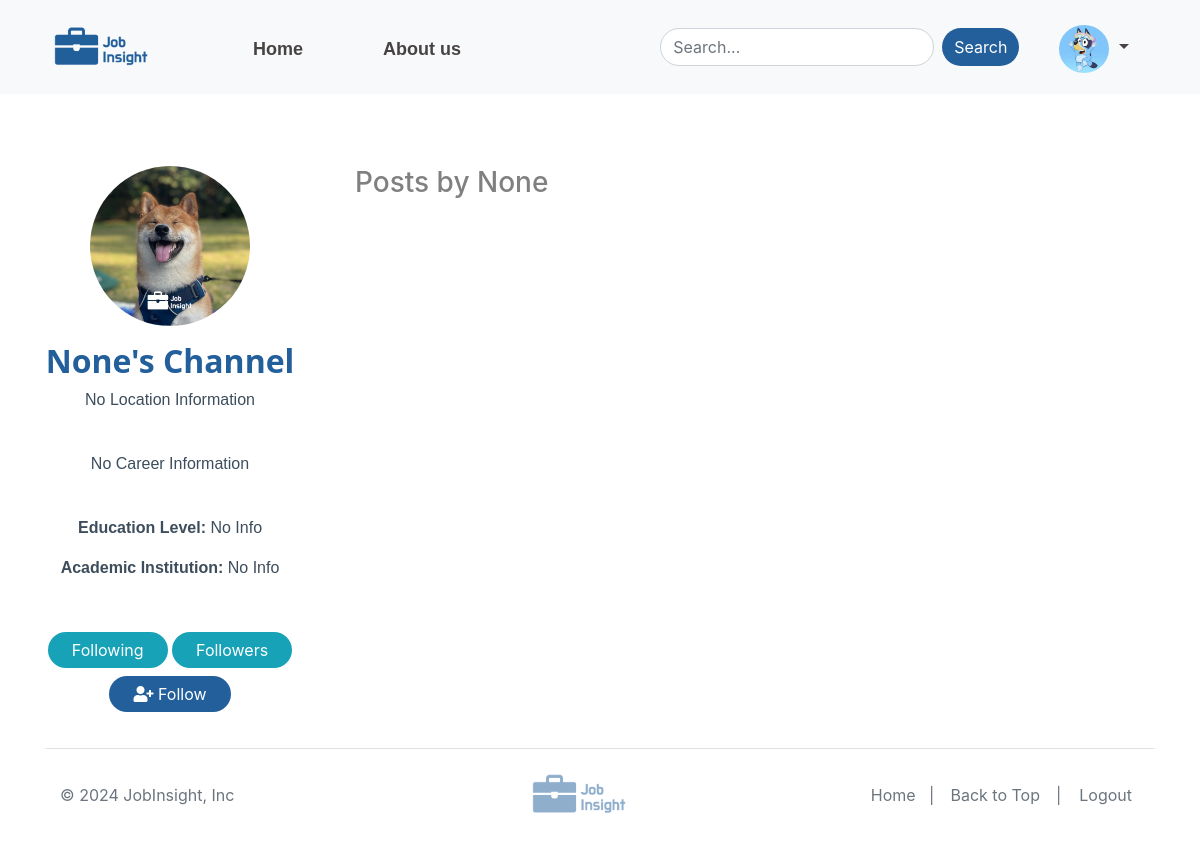
/channel/2 (signed in), run on an earlier commit of the app's database.
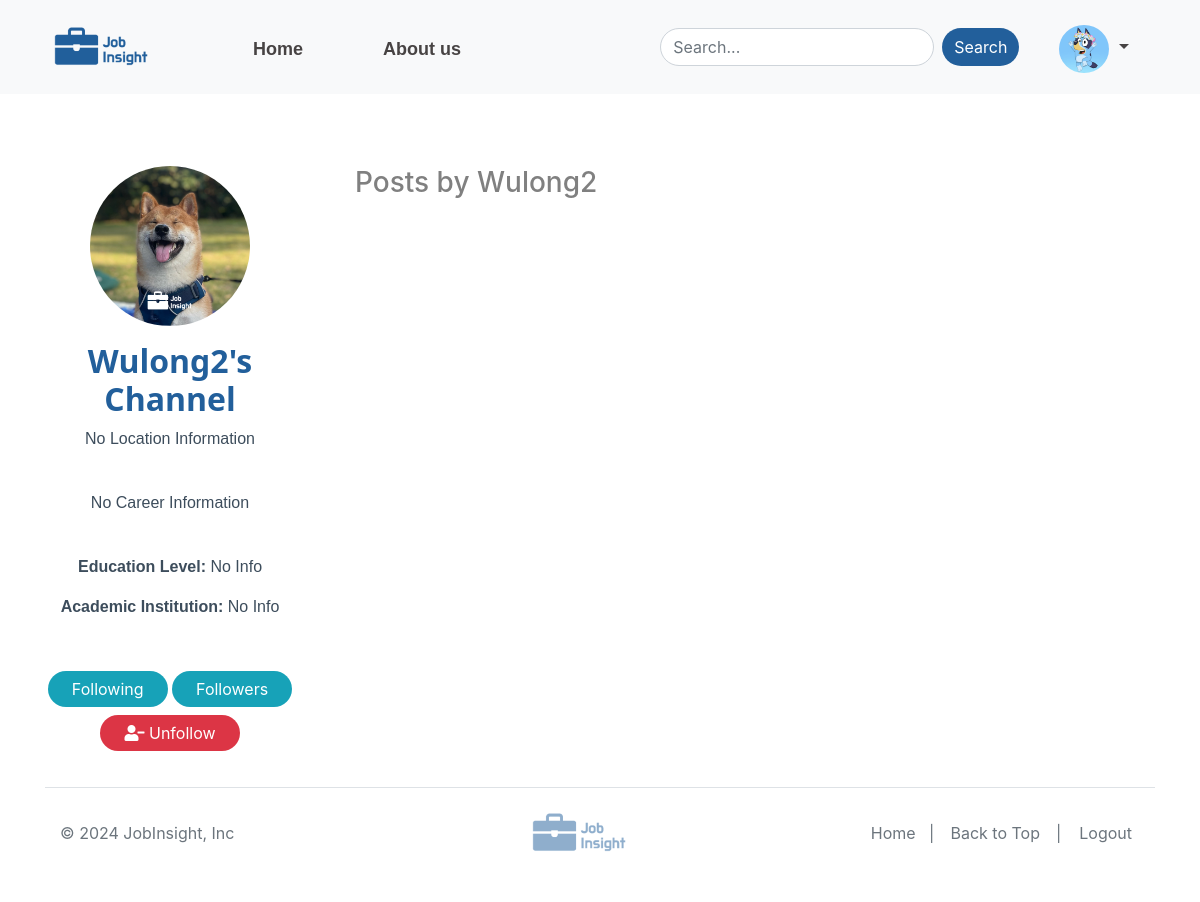
And on a later commit of the database.
### app/models.py (models this page shows)
class UserDetails(db.Model):
    __tablename__ = 'user_details'
    id = db.Column(db.Integer, db.ForeignKey('user.id'), primary_key=True)
    name = db.Column(db.String(80))
    address = db.Column(db.Text)
    img = db.Column(db.String(200))
    company = db.Column(db.String(100))
    city = db.Column(db.String(100))
    country = db.Column(db.String(100))
    phone = db.Column(db.Integer)
    job_title = db.Column(db.String(100))
    job_description = db.Column(db.Text)
    education_level = db.Column(db.String(100))
    academic_institution = db.Column(db.String(100))
    user = db.relationship('User', back_populates='details')

### app/routes.py (the view)
@main.route('/channel/<int:user_id>', methods=['GET', 'POST'])
def channel(user_id):
    user = User.query.get_or_404(user_id)
    is_own_channel = (current_user.is_authenticated and current_user.id == user_id)
    user_profile = UserDetails.query.filter_by(id=current_user.id).first() if current_user.is_authenticated else None
    other_user_profile = UserDetails.query.filter_by(id=user_id).first()
    posts = Post.query.filter_by(author_id=user_id).order_by(Post.created_at.desc()).all()  # fetch posts
    return render_template('channel.html', user=user, is_own_channel=is_own_channel, user_profile=user_profile, other_user_profile=other_user_profile, posts=posts, title='Channel')

### app/__init__.py (called while the page is built)
def create_app(Config_Name=DevelopmentConfig):
    app = Flask(__name__)
    if Config_Name == 'testing':
        app.config.from_object(TestingConfig)
    else:
        app.config.from_object(DevelopmentConfig)
    db.init_app(app)
    migrate.init_app(app, db)
    login_manager.init_app(app)
    @login_manager.user_loader
    def load_user(user_id):
        return User.query.get(int(user_id))
    from .routes import main as main_blueprint
    app.register_blueprint(main_blueprint)
    login_manager.login_view = 'main.login'
    login_manager.login_view = 'login'
    with app.app_context():
        from . import routes, models
        db.create_all()
    return app

### app/models.py (called while the page is built)
    def is_following(self, user):
        return self.following.filter_by(followed_id=user.id).first() is not None

### app/templates/channel.html (shortened to what this page needs)
{% extends "base.html" %}
{% block content %}
<div class="container-fluid userchannel">
  <div class="row">
    <div class="col-md-3 col-sm-12 text-center" style="margin-left: 20px;margin-right: 20px;">
      {% if is_own_channel %}
        <img src="{{ url_for('static', filename='user_icon/uploads/' + user_profile.img if user_profile.img else 'user_icon/default_user_icon.jpg') }}" alt="User Icon" class="profile-img rounded-circle mb-3" width="160" height="160">
      {% else %}
        <img src="{{ url_for('static', filename='user_icon/uploads/' + other_user_profile.img if other_user_profile.img else 'user_icon/default_user_icon.jpg') }}" alt="User Icon" class="profile-img rounded-circle mb-3" width="160" height="160">
      {% endif %}
      <h2 class="fw-light channeltitle">{{ other_user_profile.name }}'s Channel</h2>
          <div class="channeltext">
            <p>
              {% if other_user_profile.city or other_user_profile.country %}
                  {{ other_user_profile.city }} &nbsp; &nbsp;{{ other_user_profile.country }}
              {% else %}
                  No Location Information
              {% endif %}
          </p>
          <br>
          <p>
              {% if other_user_profile.job_title and other_user_profile.company %}
                  {{ other_user_profile.job_title }} in <strong>{{ other_user_profile.company }}</strong>
              {% elif other_user_profile.job_title %}
                  {{ other_user_profile.job_title }}
              {% elif other_user_profile.company %}
                  <strong>{{ other_user_profile.company }}</strong>
              {% else %}
                  No Career Information
              {% endif %}
          </p>
          <br>
          <p>
              <strong>Education Level:</strong>
              {{ other_user_profile.education_level if other_user_profile.education_level else 'No Info' }}
          </p>
          <p>
              <strong>Academic Institution:</strong>
              {{ other_user_profile.academic_institution if other_user_profile.academic_institution else 'No Info' }}
          </p>
          <br>
          </div>
      <div class="my-2">
        <a href="{{ url_for('main.following', user_id=user.id) }}" class="btn btn-info rounded-pill px-4 my-1">Following</a>
        <a href="{{ url_for('main.followers', user_id=user.id) }}" class="btn btn-info rounded-pill px-4 my-1">Followers</a>
        {% if current_user.is_authenticated %}
        {% if current_user == user %}
            <a href="{{ url_for('main.set_profile') }}" class="btn btn-primary rounded-pill px-4 my-1"> <i class='fas fa-edit' style='font-size:16px'></i>Edit</a>
        {% else %}
            {% if current_user.is_following(user) %}
                <a href="{{ url_for('main.unfollow', user_id=user.id) }}" class="btn btn-danger rounded-pill px-4 my-1"><i class='fas fa-user-minus' style='font-size:16px'></i> Unfollow</a>
            {% else %}
                <a href="{{ url_for('main.follow', user_id=user.id) }}" class="btn btn-primary rounded-pill px-4 my-1"><i class='fas fa-user-plus' style='font-size:16px'></i> Follow</a>
            {% endif %}
        {% endif %}
        {% else %}
          <a href="{{ url_for('main.login') }}" class=" btn btn-primary  rounded-pill px-4 my-1"><i class='fas fa-plus' style='font-size:16px'></i> Follow</a>
        {% endif %}
      </div>
    </div>
    <div class="col-md-8 col-sm-12">
      <h3 style="color: gray;">Posts by {{ other_user_profile.name }}</h3>
      <br>
    </div>
  </div>
</div>
{% endblock %}

What changed in the data, as far as the page shows it:
changed UserDetails "No Info": name "None" → "Wulong2"
Also different on the page:
text no longer shown: "Follow"
text now shown: "Unfollow"
